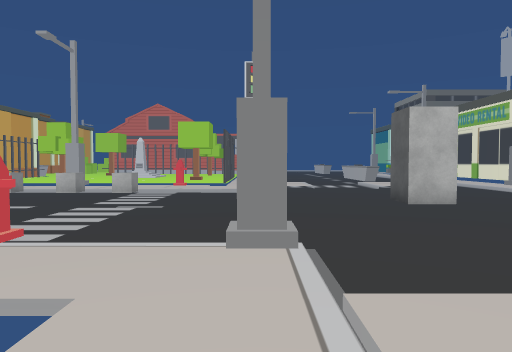
View 1 (above)

19 first-person views from a walk through a 3-D level made in the Unity game engine. The camera is 1.5 m above the floor, tilts 2° down and sees 70° across. The floor is counted in squares, 2 m on a side. Each view is taken from the middle of a square. On the plan, view 1 faces up. The plan holds only what a view shows up to about 11 squares ahead; the rest is blank. The place goes on beyond the plan. The player character is not drawn. Some surface patterns are stand-ins.

View 2
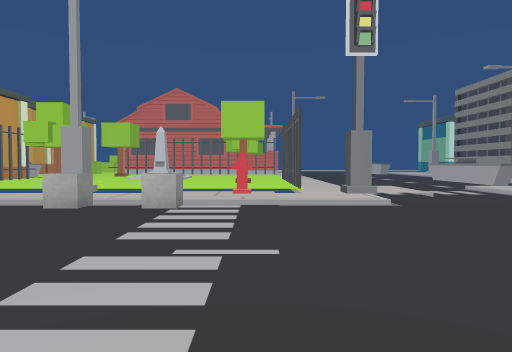

View 3
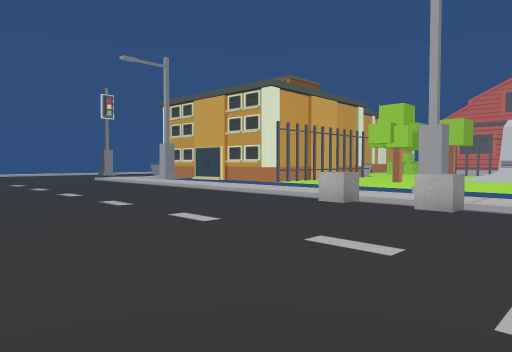

View 4
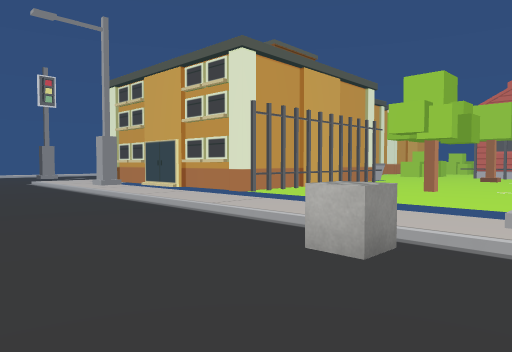

View 5
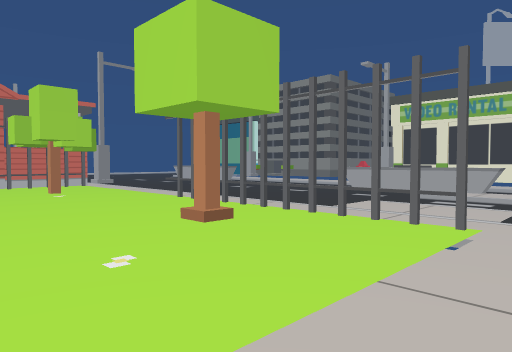

View 6
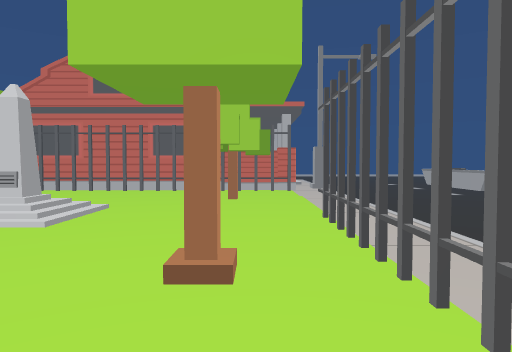

View 7
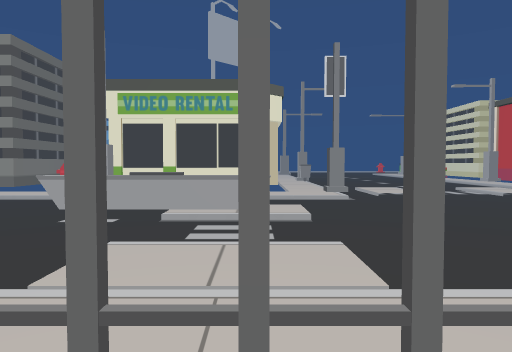

View 8
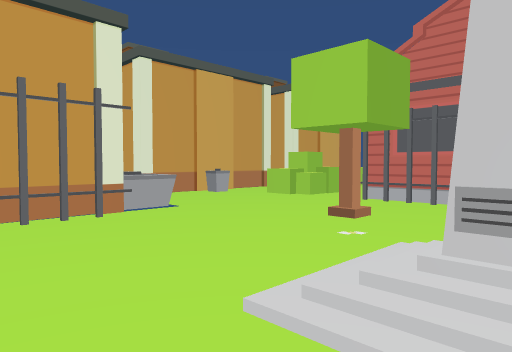

View 9
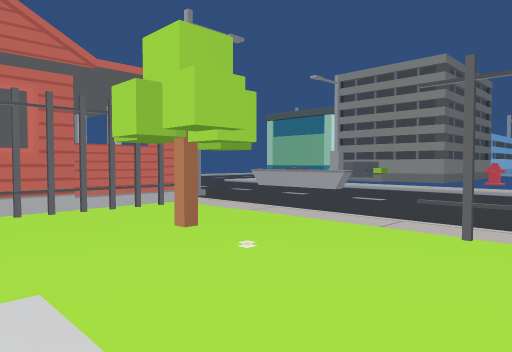

View 10
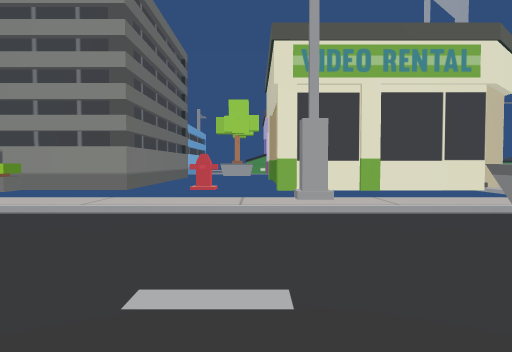

View 11
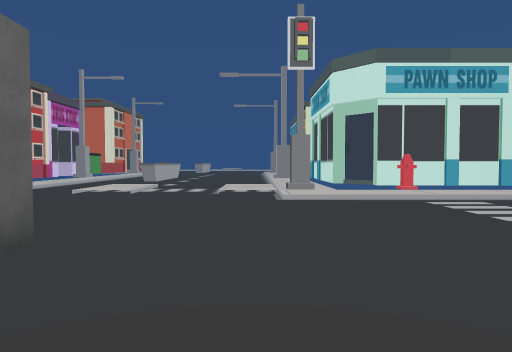

View 12
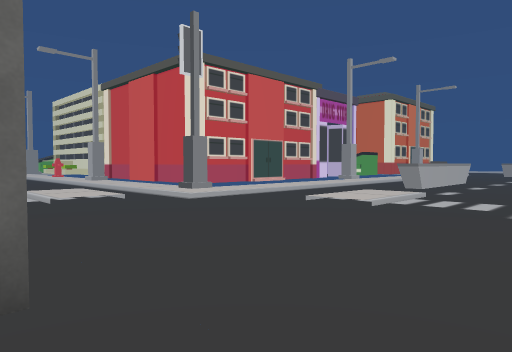

View 13
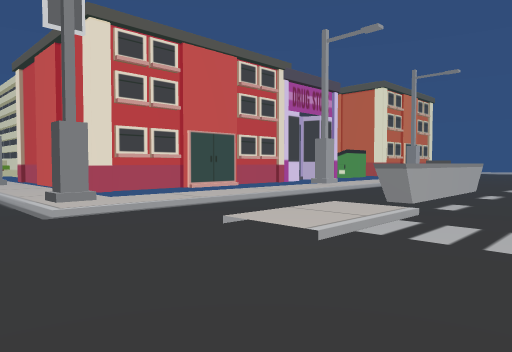

View 14
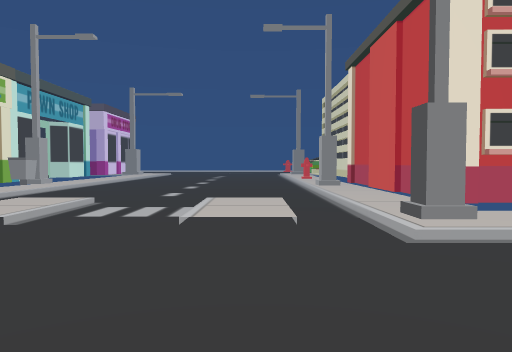

View 15
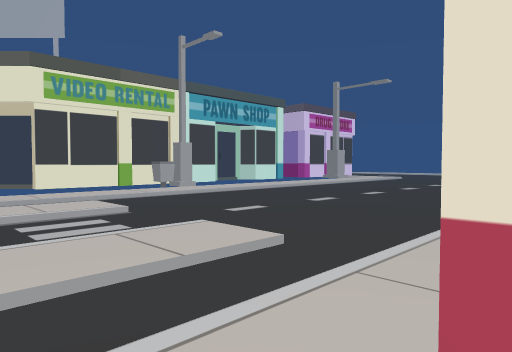

View 16
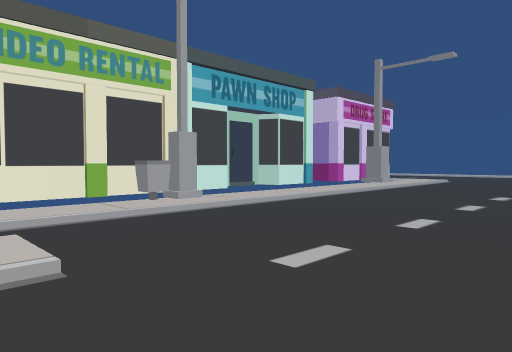

View 17
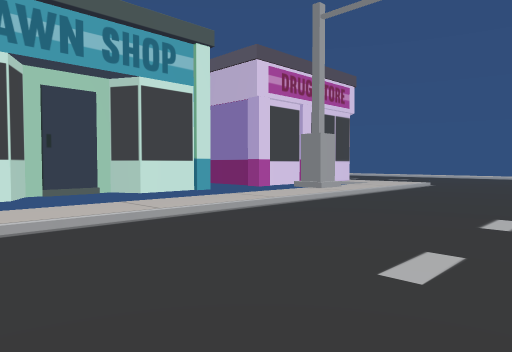

View 18
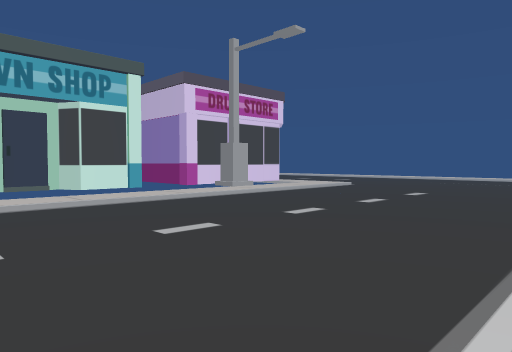

View 19
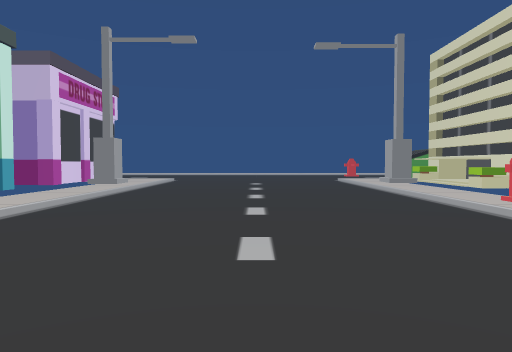

### Floor plan
Key: @ floor where view 1 was taken; # wall or solid block; x gap in a wall; . main floor; : floor 0.25 m higher than the main floor; + floor 0.5 m higher than the main floor; * floor 0.75 m higher than the main floor; / step, stairs or slope; = window, fence, low wall or low ledge; ^ raised ledge; H hydrant; C cube; B block; T tree; U house; S bush; I bin; O other object.
Columns run from 18 left of view 1 to 24 right of it. Each row starts with its distance up from view 1.
 22      #+S+#######U#:...O  .:#
 21      I+++++++++++//.......:#
 20      #++++T+++++T//.......:
 19       +++++++++++//.......:
 18       OO++++//+++//.......:
 17        ##+++O +++=:.......*#
 16        ##++++++++=:...O...:#
 15        #++T++++++#:...O...:#
 14         #+++++++T=::/.O: .:#
 13         #++++++++x::/.O: .: ##
 12   #######/////////://.//..:: #############
 11  ::#/::::///#///H:O.......O::::I#:::::::#::
 10 ...........................................
  9 ............CC.C...........::/.............
  8    ...................B....///.............
  7   .........................................
  6   .........................///.............
  5        ....................::/.............
  4             ..............................
  3              /::H:O.......O::::#:: H:::::#
  2              ####:://.//..:#######    ^###
  1                 ##::/./:..:#          ###
  0                  #@:/.O:..:#
 -1                      .O...:#
 -2                      .O...:#
 -3                      .O...:#

Positions as (right, up) in squares from view 1, and headings:
1: (0, 0), facing up
2: (-2, 4), facing up
3: (-3, 4), facing up-left
4: (-5, 7), facing up-left
5: (-5, 11), facing up-right
6: (-2, 12), facing up
7: (-2, 13), facing right
8: (-5, 15), facing up-left
9: (-5, 16), facing up-right
10: (2, 18), facing right
11: (1, 11), facing down
12: (1, 8), facing down-right
13: (2, 5), facing down-right
14: (4, 5), facing right
15: (8, 2), facing up-right
16: (10, 5), facing up-right
17: (15, 6), facing up-right
18: (15, 3), facing up-right
19: (12, 7), facing right
